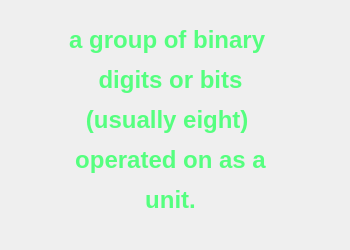
<?xml version="1.0" encoding="UTF-8"?>
<ui version="4.0">
 <class>hint2</class>
 <widget class="QWidget" name="hint2">
  <property name="geometry">
   <rect>
    <x>0</x>
    <y>0</y>
    <width>350</width>
    <height>250</height>
   </rect>
  </property>
  <property name="windowTitle">
   <string>Form</string>
  </property>
  <property name="styleSheet">
   <string notr="true">background-image: url(:/IMAGES/back9.png);</string>
  </property>
  <widget class="QLabel" name="label">
   <property name="geometry">
    <rect>
     <x>60</x>
     <y>20</y>
     <width>221</width>
     <height>201</height>
    </rect>
   </property>
   <property name="text">
    <string>&lt;html&gt;&lt;head/&gt;&lt;body&gt;&lt;p align=&quot;center&quot;&gt;&lt;span style=&quot; font-size:18pt; font-weight:600; color:#55ff7f;&quot;&gt;a group of binary &lt;/span&gt;&lt;/p&gt;&lt;p align=&quot;center&quot;&gt;&lt;span style=&quot; font-size:18pt; font-weight:600; color:#55ff7f;&quot;&gt;digits or bits&lt;/span&gt;&lt;/p&gt;&lt;p align=&quot;center&quot;&gt;&lt;span style=&quot; font-size:18pt; font-weight:600; color:#55ff7f;&quot;&gt;(usually eight) &lt;/span&gt;&lt;/p&gt;&lt;p align=&quot;center&quot;&gt;&lt;span style=&quot; font-size:18pt; font-weight:600; color:#55ff7f;&quot;&gt;operated on as a&lt;/span&gt;&lt;/p&gt;&lt;p align=&quot;center&quot;&gt;&lt;span style=&quot; font-size:18pt; font-weight:600; color:#55ff7f;&quot;&gt;unit.&lt;/span&gt;&lt;/p&gt;&lt;/body&gt;&lt;/html&gt;</string>
   </property>
  </widget>
 </widget>
 <resources>
  <include location="../images.qrc"/>
 </resources>
 <connections/>
</ui>
